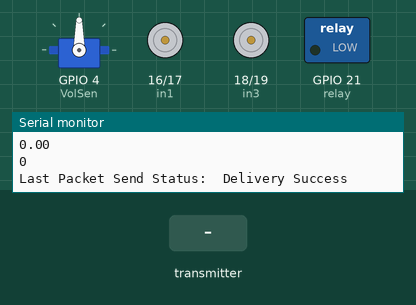
This program was run on a simulated ESP32-S2. Shown: servo, motor-driver pin pairs drawn as motors (green arrow = first pin HIGH = forward, orange = second pin HIGH = backward, longer = more drive, scaled by the enable pin), switched loads named in the program (green lamp = pin HIGH), the last lines printed to the serial monitor. Inputs (shaded band) come from the test bench. Random numbers use the default seed unless the program sets one.

Above: at 1.2 s.
1.3 s: the transmitter starts sending x = 0
At 1.6 s:
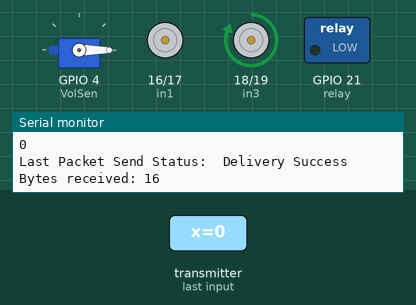
2.8 s: the transmitter starts sending y = 1024
At 3.9 s:
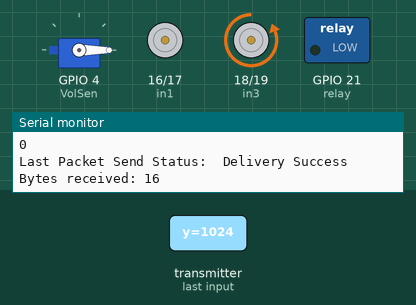
4.3 s: the transmitter starts sending angle = 45
At 5.1 s:
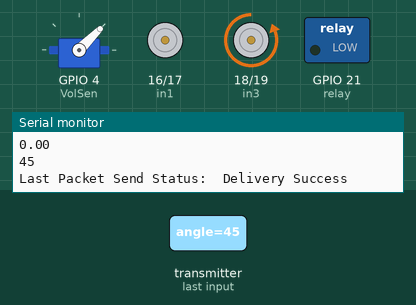
5.8 s: the transmitter starts sending x = 2048
At 6.2 s:
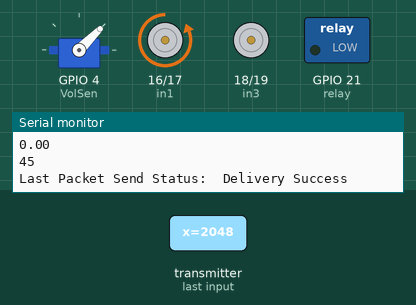
7.3 s: the transmitter starts sending y = 4095
At 8.5 s:
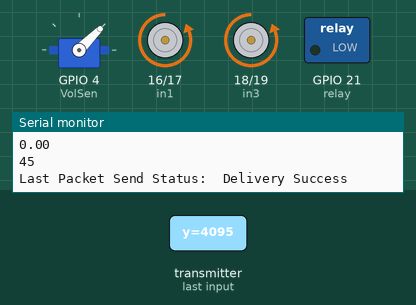
8.8 s: the transmitter starts sending angle = 90
At 9.7 s:
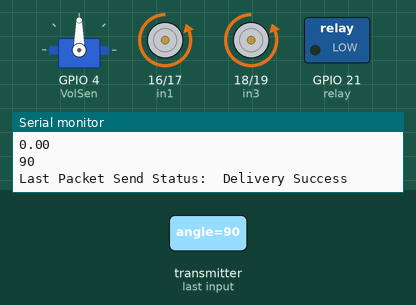
Timing chart, 0 to 11.3 s (numbered marks = the images above; inputs shaded):
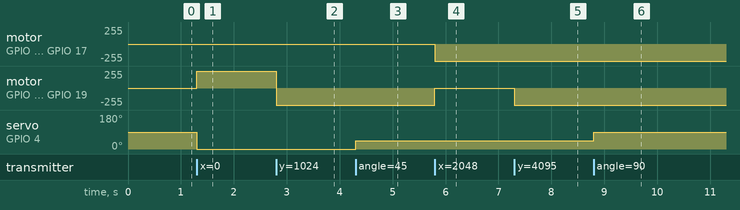

Measured:
- after the input at 1.3 s, motor on GPIO 18 (in3) / GPIO 19 (in4): stopped → forward 255/255 at once; servo on GPIO 4 (VolSen): 90° → 0° at once
- after the input at 2.8 s, motor on GPIO 18 (in3) / GPIO 19 (in4): forward 255/255 → backward 255/255 at once
- after the input at 4.3 s, servo on GPIO 4 (VolSen): 0° → 45° at once
- after the input at 5.8 s, motor on GPIO 16 (in1) / GPIO 17 (in2): stopped → backward 255/255 at once; motor on GPIO 18 (in3) / GPIO 19 (in4): backward 255/255 → stopped at once
- after the input at 7.3 s, motor on GPIO 18 (in3) / GPIO 19 (in4): stopped → backward 255/255 at once
- after the input at 8.8 s, servo on GPIO 4 (VolSen): 45° → 90° at once

The program:

main.cpp
```cpp
// (licence header left out)
#include <esp_now.h>
#include <WiFi.h>
#include <Servo.h>
Servo SG90;

#define enA 14 //
#define enB 15
#define in1 16
#define in2 17
#define in3 18
#define in4 19
#define relay 21
int VolSen = A3;

int motorSpeedA = 0;
int motorSpeedB = 0;

// Declaration for an SSD1306 display connected to I2C (SDA, SCL pins)

// REPLACE WITH THE MAC Address of your receiver
uint8_t broadcastAddress[] = {0x84, 0xF3, 0xEB, 0xB1, 0xA6, 0xE8};

// Define variables to store BME280 readings to be sent
float UReadings;

const long interval = 600;
unsigned long previousMillis = 0;

// Define variables to store incoming readings
float incomingX;
float incomingY;
float incomingK;
int incomingAngle;

// Variable to store if sending data was successful
String success;

// Structure example to send data
// Must match the receiver structure
typedef struct struct_message
{
  int x;
  int y;
  int k;
  int angle;
} struct_message;

// Create a struct_message called BME280Readings to hold sensor readings

// Create a struct_message to hold incoming sensor readings
struct_message incomingReadings;

esp_now_peer_info_t peerInfo;

// Callback when data is sent
void OnDataSent(const uint8_t *mac_addr, esp_now_send_status_t status)
{
  Serial.print("\r\nLast Packet Send Status:\t");
  Serial.println(status == ESP_NOW_SEND_SUCCESS ? "Delivery Success" : "Delivery Fail");
  if (status == 0)
  {
    success = "Delivery Success :)";
  }
  else
  {
    success = "Delivery Fail :(";
  }
}

// Callback when data is received
void OnDataRecv(const uint8_t *mac, const uint8_t *incomingData, int len)
{
  memcpy(&incomingReadings, incomingData, sizeof(incomingReadings));
  Serial.print("Bytes received: ");
  Serial.println(len);

  incomingX = incomingReadings.x;
  incomingY = incomingReadings.y;
  incomingK = incomingReadings.k;
  incomingAngle = incomingReadings.angle;
  Control(incomingX, incomingY, incomingK);
}

void getReadings()
{
  // UReadings = analogRead();
  UReadings = random(12);
}

void printIncomingReadings()
{
  Serial.println(incomingX);
  Serial.println(incomingY);
  Serial.println(incomingK);
  Serial.println(incomingAngle);
}

void Control(int x, int y, int k)
{
  if (k == 0)
  {
    SG90.write(incomingAngle);

  }

  if (y < 495)
  {
    digitalWrite(in1, HIGH);
    digitalWrite(in2, LOW);
    digitalWrite(in3, HIGH);
    digitalWrite(in4, LOW);
    motorSpeedA = map(y, 495, 0, 0, 255);
    motorSpeedB = map(y, 495, 0, 0, 255);
  }
  else if (y > 505)
  {
    digitalWrite(in1, LOW);
    digitalWrite(in2, HIGH);
    digitalWrite(in3, LOW);
    digitalWrite(in4, HIGH);
    motorSpeedA = map(y, 505, 1023, 0, 255);
    motorSpeedB = map(y, 505, 1023, 0, 255);
  }
  else
  {
    motorSpeedA = 0;
    motorSpeedB = 0;
  }

  if (x < 510)
  {
    int xMapped = map(x, 510, 0, 0, 255);
    motorSpeedA = motorSpeedA - xMapped;
    motorSpeedB = motorSpeedB + xMapped;
    if (motorSpeedA < 0)
    {
      motorSpeedA = 0;
    }
    if (motorSpeedB > 255)
    {
      motorSpeedB = 255;
    }
  }
  if (x > 520)
  {
    int xMapped = map(x, 520, 1023, 0, 255);
    motorSpeedA = motorSpeedA + xMapped;
    motorSpeedB = motorSpeedB - xMapped;
    if (motorSpeedA > 255)
    {
      motorSpeedA = 255;
    }
    if (motorSpeedB < 0)
    {
      motorSpeedB = 0;
    }
  }
  if (motorSpeedA < 70)
  {
    motorSpeedA = 0;
  }
  if (motorSpeedB < 70)
  {
    motorSpeedB = 0;
  }
  if (x == 514 && y == 502)
  {
    motorSpeedA = 0;
    motorSpeedB = 0;
    digitalWrite(in1, LOW);
    digitalWrite(in2, LOW);
    digitalWrite(in3, LOW);
    digitalWrite(in4, LOW);
  };

  analogWrite(enA, motorSpeedA);
  analogWrite(enB, motorSpeedB);
}

void setup()
{
  // Init Serial Monitor
  Serial.begin(115200);
  pinMode(enA, OUTPUT);
  pinMode(enB, OUTPUT);
  pinMode(in1, OUTPUT);
  pinMode(in2, OUTPUT);
  pinMode(in3, OUTPUT);
  pinMode(in4, OUTPUT);
  pinMode(relay, OUTPUT);
  pinMode(VolSen, INPUT);
  digitalWrite(in1, 0);
  digitalWrite(in2, 0);
  digitalWrite(in3, 0);
  digitalWrite(in4, 0);
  digitalWrite(relay, 0);

  SG90.attach(4);

  // Set device as a Wi-Fi Station
  WiFi.mode(WIFI_STA);

  // Init ESP-NOW
  if (esp_now_init() != ESP_OK)
  {
    Serial.println("Error initializing ESP-NOW");
    return;
  }

  // Once ESPNow is successfully Init, we will register for Send CB to
  // get the status of Trasnmitted packet
  esp_now_register_send_cb(OnDataSent);

  // Register peer
  memcpy(peerInfo.peer_addr, broadcastAddress, 6);
  peerInfo.channel = 0;
  peerInfo.encrypt = false;

  // Add peer
  if (esp_now_add_peer(&peerInfo) != ESP_OK)
  {
    Serial.println("Failed to add peer");
    return;
  }
  // Register for a callback function that will be called when data is received
  esp_now_register_recv_cb(OnDataRecv);
}

void loop()
{

  unsigned long currentMillis = millis();
  if (currentMillis - previousMillis >= interval)
  {
    // save the last time you updated the DHT values
    previousMillis = currentMillis;

    getReadings();

    // Set values to send

    // Send message via ESP-NOW
    esp_err_t result = esp_now_send(broadcastAddress, (uint8_t *)&UReadings, sizeof(UReadings));

    if (result == ESP_OK)
    {
      Serial.println("Sent with success");
    }
    else
    {
      Serial.println("Error sending the data");
    }

    printIncomingReadings();
  }
}
```
